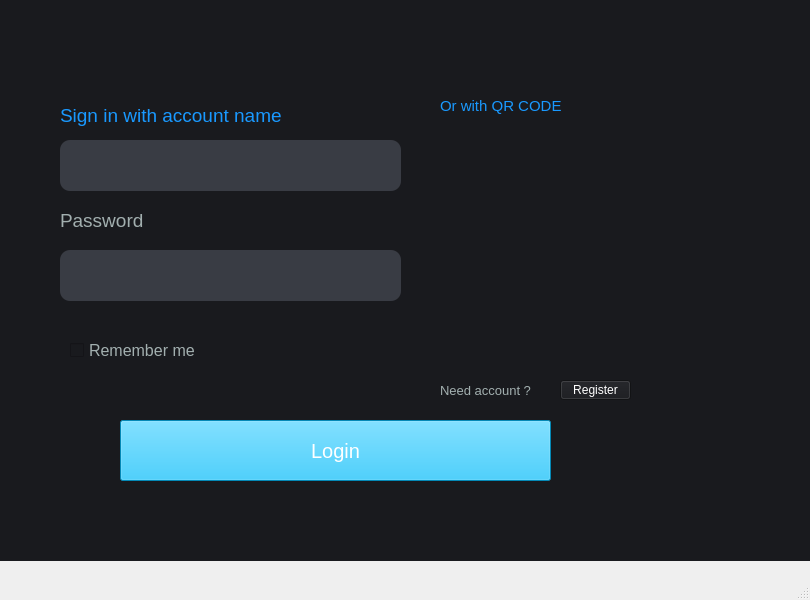
<?xml version="1.0" encoding="UTF-8"?>
<ui version="4.0">
 <class>MainWindow</class>
 <widget class="QMainWindow" name="MainWindow">
  <property name="geometry">
   <rect>
    <x>0</x>
    <y>0</y>
    <width>810</width>
    <height>600</height>
   </rect>
  </property>
  <property name="windowTitle">
   <string>MainWindow</string>
  </property>
  <widget class="QWidget" name="centralwidget">
   <widget class="QWidget" name="widget" native="true">
    <property name="geometry">
     <rect>
      <x>0</x>
      <y>0</y>
      <width>811</width>
      <height>561</height>
     </rect>
    </property>
    <property name="styleSheet">
     <string notr="true">
background-color:rgb(25, 26, 30)
</string>
    </property>
    <widget class="QLineEdit" name="lineEdit_Fullname">
     <property name="geometry">
      <rect>
       <x>60</x>
       <y>140</y>
       <width>341</width>
       <height>51</height>
      </rect>
     </property>
     <property name="styleSheet">
      <string notr="true">border-radius:10px;background-color: rgb(57, 60, 68)
</string>
     </property>
    </widget>
    <widget class="QLabel" name="label">
     <property name="geometry">
      <rect>
       <x>60</x>
       <y>100</y>
       <width>291</width>
       <height>31</height>
      </rect>
     </property>
     <property name="font">
      <font>
       <pointsize>14</pointsize>
      </font>
     </property>
     <property name="styleSheet">
      <string notr="true">
color:rgb(25, 153, 255)</string>
     </property>
     <property name="text">
      <string>Sign in with account name</string>
     </property>
    </widget>
    <widget class="QLabel" name="label_2">
     <property name="geometry">
      <rect>
       <x>60</x>
       <y>210</y>
       <width>121</width>
       <height>20</height>
      </rect>
     </property>
     <property name="font">
      <font>
       <pointsize>14</pointsize>
      </font>
     </property>
     <property name="styleSheet">
      <string notr="true">color:rgb(162, 175, 175)</string>
     </property>
     <property name="text">
      <string>Password</string>
     </property>
    </widget>
    <widget class="QLineEdit" name="lineEdit_Password">
     <property name="geometry">
      <rect>
       <x>60</x>
       <y>250</y>
       <width>341</width>
       <height>51</height>
      </rect>
     </property>
     <property name="styleSheet">
      <string notr="true">border-radius:10px;background-color: rgb(57, 60, 68)
</string>
     </property>
     <property name="placeholderText">
      <string/>
     </property>
    </widget>
    <widget class="QCheckBox" name="checkBox">
     <property name="geometry">
      <rect>
       <x>70</x>
       <y>340</y>
       <width>171</width>
       <height>20</height>
      </rect>
     </property>
     <property name="font">
      <font>
       <pointsize>12</pointsize>
      </font>
     </property>
     <property name="styleSheet">
      <string notr="true">color:rgb(162, 175, 175)</string>
     </property>
     <property name="text">
      <string>Remember me</string>
     </property>
    </widget>
    <widget class="QPushButton" name="pushButton_login">
     <property name="geometry">
      <rect>
       <x>120</x>
       <y>420</y>
       <width>431</width>
       <height>61</height>
      </rect>
     </property>
     <property name="font">
      <font>
       <pointsize>15</pointsize>
      </font>
     </property>
     <property name="styleSheet">
      <string notr="true">color: rgb(255, 255, 255);

background-color:rgb(6, 191, 255)
</string>
     </property>
     <property name="text">
      <string>Login</string>
     </property>
    </widget>
    <widget class="QLabel" name="label_4">
     <property name="geometry">
      <rect>
       <x>450</x>
       <y>60</y>
       <width>201</width>
       <height>31</height>
      </rect>
     </property>
     <property name="font">
      <font>
       <pointsize>11</pointsize>
      </font>
     </property>
     <property name="styleSheet">
      <string notr="true">
color:rgb(25, 153, 255)</string>
     </property>
     <property name="text">
      <string/>
     </property>
    </widget>
    <widget class="QLabel" name="label_5">
     <property name="geometry">
      <rect>
       <x>440</x>
       <y>380</y>
       <width>141</width>
       <height>20</height>
      </rect>
     </property>
     <property name="font">
      <font>
       <pointsize>10</pointsize>
      </font>
     </property>
     <property name="styleSheet">
      <string notr="true">color:rgb(162, 175, 175)</string>
     </property>
     <property name="text">
      <string>Need account ? </string>
     </property>
    </widget>
    <widget class="QPushButton" name="pushButton_createAccount">
     <property name="geometry">
      <rect>
       <x>560</x>
       <y>380</y>
       <width>71</width>
       <height>20</height>
      </rect>
     </property>
     <property name="font">
      <font>
       <pointsize>9</pointsize>
      </font>
     </property>
     <property name="styleSheet">
      <string notr="true">color: rgb(255, 255, 255);

background-color:rgb(25, 26, 30)</string>
     </property>
     <property name="text">
      <string>Register</string>
     </property>
    </widget>
    <widget class="QLabel" name="label_6">
     <property name="geometry">
      <rect>
       <x>330</x>
       <y>10</y>
       <width>91</width>
       <height>81</height>
      </rect>
     </property>
     <property name="text">
      <string/>
     </property>
     <property name="pixmap">
      <pixmap>D:/download/chef.png</pixmap>
     </property>
     <property name="scaledContents">
      <bool>true</bool>
     </property>
    </widget>
    <widget class="QLabel" name="label_7">
     <property name="geometry">
      <rect>
       <x>440</x>
       <y>90</y>
       <width>301</width>
       <height>31</height>
      </rect>
     </property>
     <property name="font">
      <font>
       <pointsize>11</pointsize>
      </font>
     </property>
     <property name="styleSheet">
      <string notr="true">
color:rgb(25, 153, 255)</string>
     </property>
     <property name="text">
      <string>Or with QR CODE</string>
     </property>
    </widget>
    <widget class="QLabel" name="label_3">
     <property name="geometry">
      <rect>
       <x>424</x>
       <y>119</y>
       <width>281</width>
       <height>251</height>
      </rect>
     </property>
     <property name="styleSheet">
      <string notr="true">border-radius:10px;</string>
     </property>
     <property name="text">
      <string/>
     </property>
     <property name="pixmap">
      <pixmap>../../../Pictures/Screenshots/Screenshot 2024-06-30 225422.png</pixmap>
     </property>
     <property name="scaledContents">
      <bool>true</bool>
     </property>
    </widget>
   </widget>
  </widget>
  <widget class="QMenuBar" name="menubar">
   <property name="geometry">
    <rect>
     <x>0</x>
     <y>0</y>
     <width>810</width>
     <height>26</height>
    </rect>
   </property>
  </widget>
  <widget class="QStatusBar" name="statusbar"/>
 </widget>
 <resources/>
 <connections/>
</ui>
